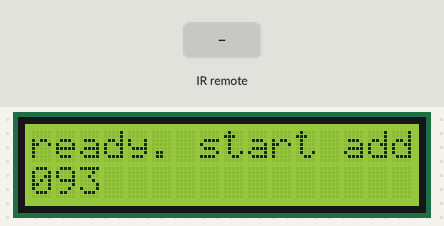
The sketch below on a simulated Arduino Uno, built with avr-gcc and run on an emulated ATmega328P. Shown: 16×2 character LCD. Inputs (shaded band) come from the test bench. What the sketch prints to the serial monitor is not drawn.

Above: at 2.2 s.
2.3 s: infrared code 0xFF30CF received
At 3.5 s:
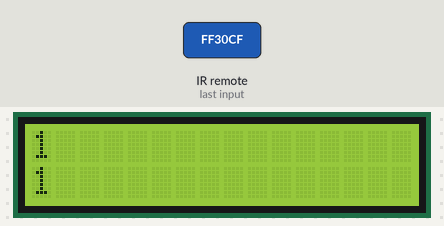
3.8 s: infrared code 0xFF18E7 received
At 5.0 s:
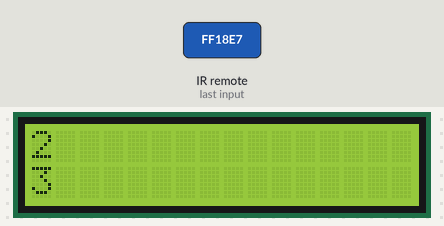
5.3 s: infrared code 0xFF7A85 received
At 6.6 s:
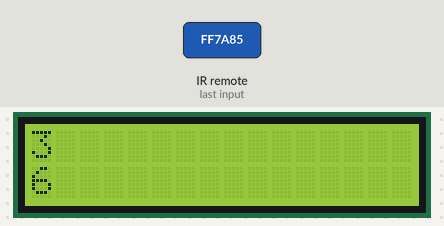
6.9 s: infrared code 0xFF10EF received
At 8.1 s:
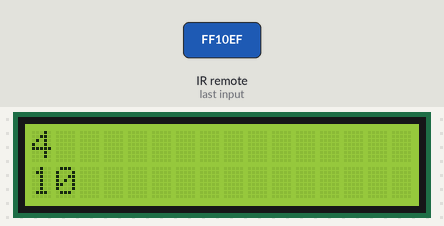
8.4 s: infrared code 0xFF38C7 received
At 8.7 s:
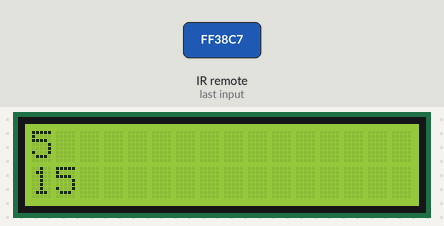
9.9 s: infrared code 0xFF5AA5 received
At 10.3 s:
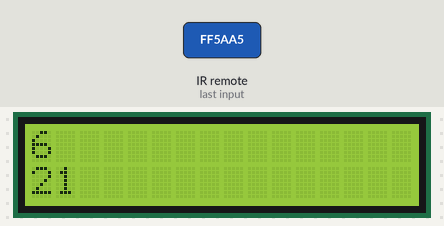
Timing chart, 0 to 12.4 s (numbered marks = the images above; inputs shaded):
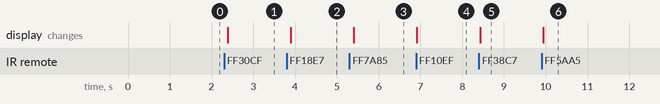

The sketch:

remoteControl.ino
```cpp
//This will measure the current light level and show it on LCD.
//It will also keep a record of minimum and maximum level and show that on the LCD
//This is perfect for checking if the fridge light goes off when you close the door.
//The startup where it counts to 3000 ms is just for show; not necessary at all :)

#include <Wire.h>
//The library, in combination with arduino IDE 1.6.7 has a bug.
//When using lcd.print, it prints only the first letter
#include <LiquidCrystal_I2C.h>
#include <IRremote.h>


//schematic:
//lcd(with I2C) on sda, scl, +, -
//photosensor on a0 (and + and - with a 10k ohm resistor)

int RECV_PIN = 11;
IRrecv irrecv(RECV_PIN);
LiquidCrystal_I2C lcd(0x27, 16, 2);

void printLcd(int x, int y, String s) {
  Serial.println("printing" + s);
  for (int index = 0; index < s.length(); ++index) {
    lcd.setCursor(x + index, y);
    lcd.print(s[index]);
  }
}

void printLcd(int x, int y, int i) {
  char *intStr = "1234567890123456";
  sprintf(intStr, "%i", i);
  printLcd(x, y, intStr);
}

void setup(){
  Serial.begin(9600);
  irrecv.enableIRIn(); // Start the receiver

  lcd.init();                      // initialize the lcd
  lcd.backlight();
  printLcd(0, 0, "starting....");
  while(millis() < 1000) {
    printLcd(0, 1, millis());
  }
  printLcd(0, 0, "ready. start adding!");
  printLcd(0, 1, 0);
}

int irCodeToNumber(unsigned long irCode) {
  if (irCode == 0xFF30CF) return 1;
  else if (irCode == 0xFF18E7) return 2;
  else if (irCode == 0xFF7A85) return 3;
  else if (irCode == 0xFF10EF) return 4;
  else if (irCode == 0xFF38C7) return 5;
  else if (irCode == 0xFF5AA5) return 6;
  else if (irCode == 0xFF42BD) return 7;
  else if (irCode == 0xFF4AB5) return 8;
  else if (irCode == 0xFF52AD) return 9;
  else if (irCode == 0xFF9867) return 100;
  else if (irCode == 0xFFB04F) return 200;
  else return 0;
}

int total = 0;

void loop(){
  decode_results results;

  if (irrecv.decode(&results)) {
    Serial.println(results.value, HEX);
    int number = irCodeToNumber(results.value);
    Serial.println(number);
    total += number;
    lcd.clear();
    printLcd(0, 0, number);
    printLcd(0, 1, total);
    irrecv.resume(); // Receive the next value
  }

  delay(100);
}
```

Measured:
- after the input at 2.3 s, the display: changes after 0.08 s (image 1)
- after the input at 3.8 s, the display: changes after 0.09 s (image 2)
- after the input at 5.3 s, the display: changes after 0.10 s (image 3)
- after the input at 6.9 s, the display: changes at once (image 4)
- after the input at 8.4 s, the display: changes at once (image 5)
- after the input at 9.9 s, the display: changes at once (image 6)
